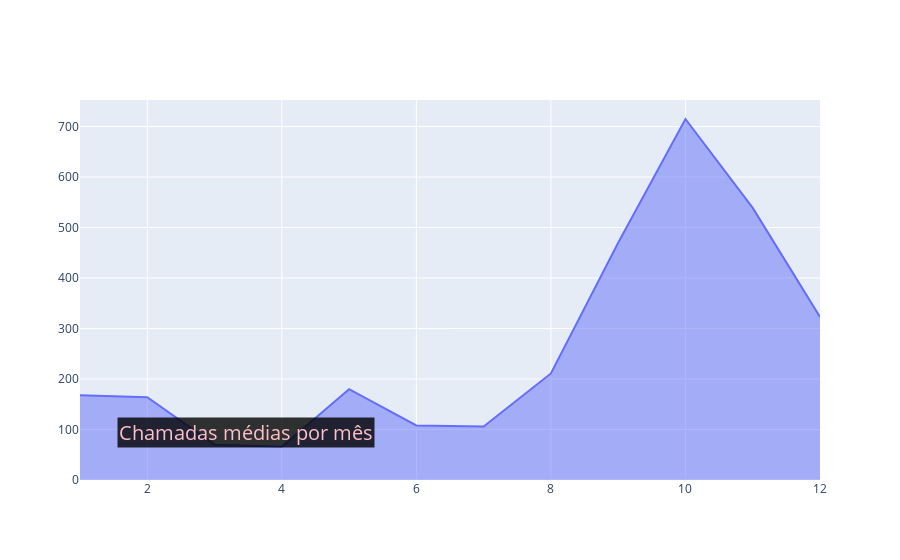

This figure's notebook cell:
### Code cell
fig4.add_annotation (text = 'Chamadas médias por mês', xref = "paper", yref= "paper", font= dict (size = 20, color = 'pink'), align="center",bgcolor="rgba(0,0,0,0.8)",x = 0.05,y=0.085,showarrow= False)

### Figure 1 — Plotly figure (JSON) as saved in the notebook; plotly's stock layout.template omitted (floating-point values rounded to 4 significant figures)
{"data": [{"fill": "tonexty", "mode": "lines", "type": "scatter", "x": [1, 2, 3, 4, 5, 6, 7, 8, 9, 10, 11, 12], "y": [168, 164, 70, 66, 180, 108, 106, 211, 470, 715, 539, 323]}], "layout": {"annotations": [{"align": "center", "bgcolor": "rgba(0,0,0,0.8)", "font": {"color": "pink", "size": 20}, "showarrow": false, "text": "Chamadas médias por mês", "x": 0.05, "xref": "paper", "y": 0.085, "yref": "paper"}]}}
